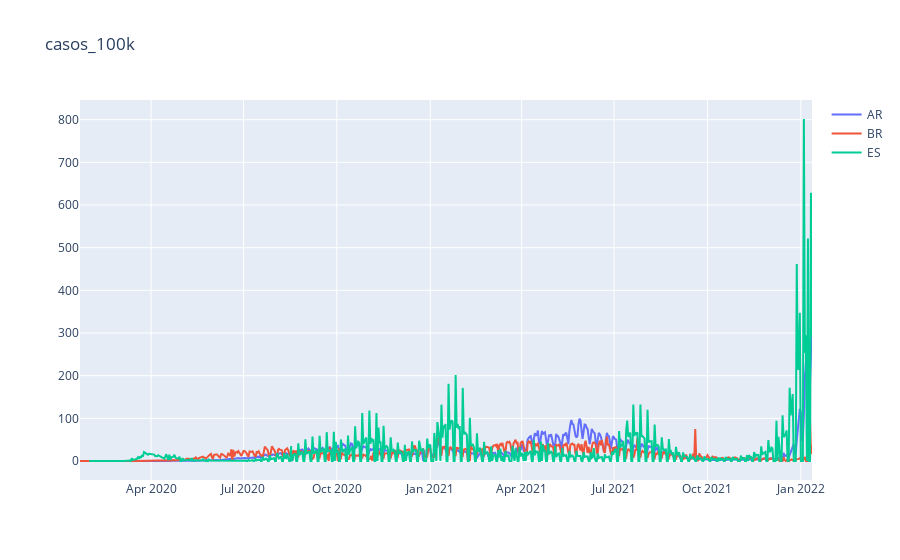

Notebook code for this chart:
### Code cell
paises=['AR','BR','ES']
tipo='casos_100k'
fig = px.line(title=tipo)
for pais in paises:
    r=req.get('http://corona-api.com/countries/' + pais)
    t=[]
    casos=[]
    muertes=[]
    data=r.json()
    for day in data['data']['timeline']:
            t.append(day['date'])
            casos.append(day['new_confirmed'])
            muertes.append(day['new_deaths'])
    df=pd.DataFrame()
    df.index=pd.to_datetime(t)
    df['casos']=casos
    df['muertes']=muertes
    pop=data['data']['population']/100000
    df['casos_100k']=np.array(casos)/pop
    df['muertes_100k']=np.array(muertes)/pop
    fig.add_scatter(x=df.index, y=df[tipo],name=pais) 
fig.show()

### Figure 1 — Plotly figure (JSON) as saved in the notebook; plotly's stock layout.template omitted (floating-point values rounded to 4 significant figures; data arrays with more than 128 entries replaced by an {"elided": "..."} marker saying what was removed)
{"data": [{"name": "AR", "type": "scatter", "x": {"elided": "677 str values"}, "y": {"elided": "677 float values"}}, {"name": "BR", "type": "scatter", "x": {"elided": "680 str values"}, "y": {"elided": "680 float values"}}, {"name": "ES", "type": "scatter", "x": {"elided": "692 str values"}, "y": {"elided": "692 float values"}}], "layout": {"legend": {"tracegroupgap": 0}, "title": {"text": "casos_100k"}, "xaxis": {"anchor": "y", "domain": [0, 1]}, "yaxis": {"anchor": "x", "domain": [0, 1]}}}
